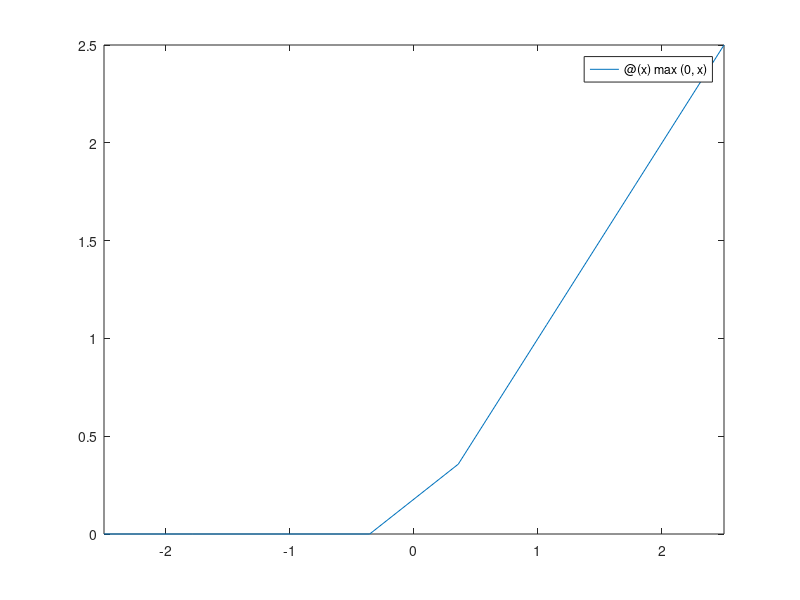

The MATLAB script that drew this image: (Note: this script raises an error after producing the figure.)
function [x] = activationFunc()

h1 = fplot(@(x) max(0,x), [-2.5 2.5]);
hold on
h2 = fplot(@(y) (1 / (1 + exp(-y))), [-2.5 2.5]);
set([h1 h2],'LineWidth',2)

grid on

ylim([-0.1 1.5])
xlabel('x');
ylabel('z');
lg = legend({'ReLU','sigmoid'},'Location','northwest');
lg.FontSize = 12;
set(gca,'Fontsize',12);

end
